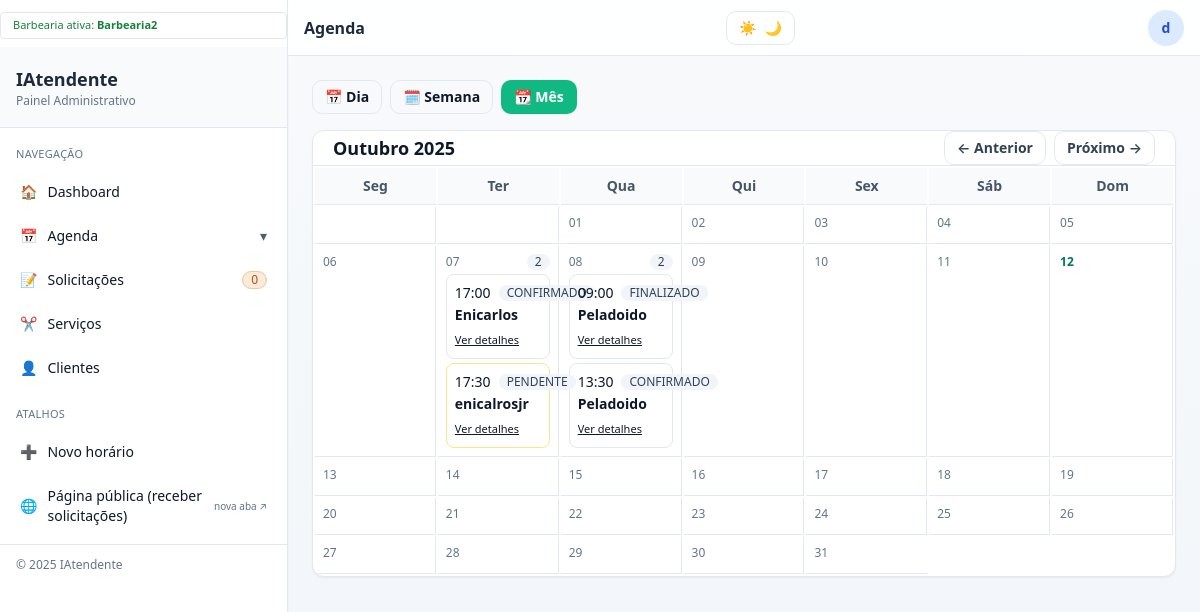
Page /barber2/agendamentos/mes/ (signed in) on the earlier database version.
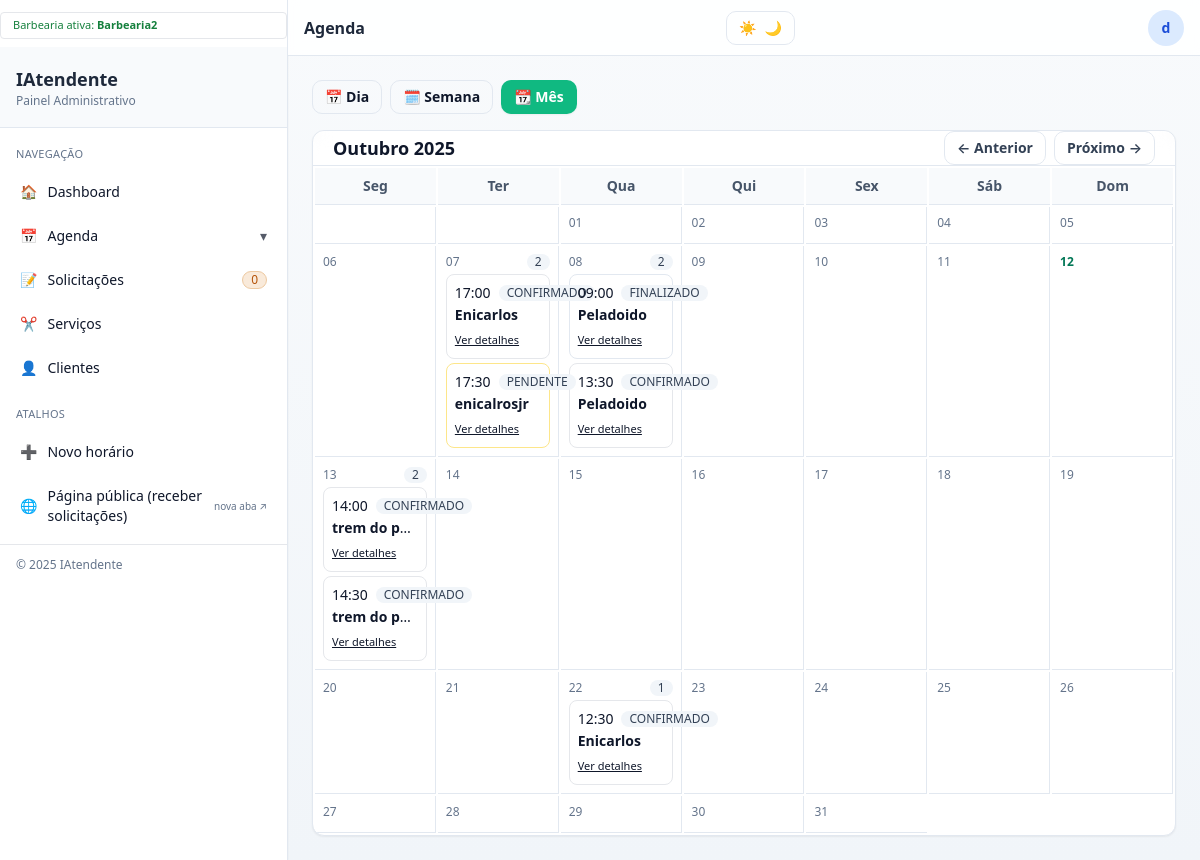
Same page on the later database version.
### agendamentos/models.py (models this page shows, shortened)
class Agendamento(models.Model):
    shop = models.ForeignKey(
        "barbearias.BarberShop",
        on_delete=models.CASCADE,
        related_name="agendamentos",
    )
    solicitacao = models.OneToOneField(
        "solicitacoes.Solicitacao",
        on_delete=models.SET_NULL,
        related_name="agendamento",
        null=True, blank=True,
    )
    cliente = models.ForeignKey(
        "clientes.Cliente",
        on_delete=models.SET_NULL,
        null=True, blank=True,
        related_name="agendamentos",
    )
    cliente_nome = models.CharField(max_length=120, blank=True)
    barbeiro = models.ForeignKey(
        User,
        on_delete=models.SET_NULL,
        blank=True, null=True,
        related_name="agendamentos",
        db_index=True,
    )
    servico = models.ForeignKey(
        "servicos.Servico",
        on_delete=models.SET_NULL,
        null=True, blank=True,
        related_name="agendamentos",
    )
    servico_nome = models.CharField(max_length=120, blank=True)
    preco_cobrado = models.DecimalField(max_digits=8, decimal_places=2, null=True, blank=True)
    inicio = models.DateTimeField()
    fim    = models.DateTimeField(null=True, blank=True)
    status = models.CharField(
        max_length=20,
        choices=StatusAgendamento.choices,
        default=StatusAgendamento.CONFIRMADO,  # nasce confirmado
    )
    observacoes = models.TextField(null=True, blank=True)
    created_at = models.DateTimeField(default=timezone.now, editable=False)
    updated_at = models.DateTimeField(auto_now=True)
    class Meta:
        ordering = ["inicio"]
        indexes = [
            models.Index(fields=["inicio"]),
            models.Index(fields=["status"]),
            models.Index(fields=["barbeiro", "inicio"]),
            models.Index(fields=["cliente", "inicio"]),
            models.Index(fields=["shop", "inicio"]),
        ]
        constraints = [
            models.CheckConstraint(
                name="ag_fim_gt_inicio_or_null",
                check=Q(fim__isnull=True) | Q(fim__gt=F("inicio")),
            ),
        ]

### agendamentos/views.py (the view)
# urls.py: path("mes/", views.agenda_mes, name="agenda_mes"),
@require_shop_member
@login_required
def agenda_mes(request, shop_slug):
    shop = get_object_or_404(BarberShop, slug=shop_slug)
    hoje = timezone.localdate()
    ref_date = _parse_date(request.GET.get("data", ""), hoje).replace(day=1)
    year, month = ref_date.year, ref_date.month
    first_weekday, num_days = monthrange(year, month)
    tz = timezone.get_current_timezone()
    start_dt = timezone.make_aware(datetime(year, month, 1, 0, 0, 0), tz)
    end_dt = start_dt + timedelta(days=num_days)
    barbeiro_param = (request.GET.get("barbeiro") or "").strip()
    target_user = None
    if barbeiro_param and barbeiro_param.isdigit():
        User = get_user_model()
        try:
            target_user = User.objects.get(pk=int(barbeiro_param))
        except Exception:
            target_user = None
    ag_qs = (
        Agendamento.objects
        .filter(shop=shop)
        .exclude(status=getattr(StatusAgendamento, "CANCELADO", None))
        .filter(inicio__isnull=False, inicio__gte=start_dt, inicio__lt=end_dt)
        .select_related("cliente", "servico")
    )
    if not is_manager(request) and not target_user:
        ag_qs = ag_qs.filter(Q(barbeiro=request.user) | Q(barbeiro__isnull=True))
    elif target_user:
        ag_qs = ag_qs.filter(Q(barbeiro=target_user) | Q(barbeiro__isnull=True))
    ag_intervals = _intervalos_agendamentos(ag_qs, tz)
    sol_items = []
    if HAS_SOL and SolicitacaoStatus:
        exclude_status = [
            getattr(SolicitacaoStatus, "CANCELADA", "CANCELADA"),
            getattr(SolicitacaoStatus, "NEGADA", "NEGADA"),
        ]
        sol_qs = (
            Solicitacao.objects
            .filter(shop=shop)
            .exclude(status__in=exclude_status)
            .filter(inicio__isnull=False, inicio__gte=start_dt, inicio__lt=end_dt)
            .select_related("cliente", "servico")
        )
        if not is_manager(request) and not target_user:
            sol_qs = sol_qs.filter(Q(barbeiro=request.user) | Q(barbeiro__isnull=True))
        elif target_user:
            sol_qs = sol_qs.filter(Q(barbeiro=target_user) | Q(barbeiro__isnull=True))
        sol_intervals = _intervalos_solicitacoes(sol_qs, tz)
        for s_start, s_end, sol in sol_intervals:
            status_txt = str(getattr(sol, "status", "PENDENTE")).upper()
            item = {
                "id": sol.id,
                "inicio": s_start,
                "fim": s_end,
                "cliente_nome": getattr(sol, "cliente_nome", None) or (getattr(sol, "cliente", None).nome if getattr(sol, "cliente", None) else getattr(sol, "nome", "—")),
                "servico_nome": getattr(sol, "servico_nome", None) or (getattr(sol, "servico", None).nome if getattr(sol, "servico", None) else "—"),
                "status": status_txt,
                "is_solicitacao": True,
                "kind": "solicitacao",
            }
            can_act = (is_manager(request) or getattr(sol, "barbeiro", None) in (None, request.user))
            item["can_act"] = bool(can_act and _status_is_pendente(status_txt))
            if item["can_act"]:
                item["confirm_url"] = reverse("solicitacoes:confirmar", args=[shop.slug, sol.id])
                item["deny_url"]    = reverse("solicitacoes:recusar",   args=[shop.slug, sol.id])
            sol_items.append(item)
    tmp = {ref_date + timedelta(days=i): [] for i in range(num_days)}
    for a_start, a_end, ag in ag_intervals:
        day_key = a_start.date()
        if day_key in tmp:
            tmp[day_key].append({
                "id": ag.id,
                "inicio": a_start,
                "fim": a_end,
                "cliente_nome": ag.cliente_nome or (ag.cliente.nome if ag.cliente else "—"),
                "servico_nome": ag.servico_nome or (ag.servico.nome if ag.servico else "—"),
                "status": ag.status,
                "is_solicitacao": False,
                "kind": "agendamento",
                "can_act": False,
            })
    for item in sol_items:
        day_key = item["inicio"].date()
        if day_key in tmp:
            tmp[day_key].append(item)
    for k in tmp.keys():
        tmp[k].sort(key=lambda it: it["inicio"])
    por_dia = OrderedDict(sorted(tmp.items(), key=lambda kv: kv[0]))
    blank_cells = list(range(first_weekday))
    dias_semana = ["Seg", "Ter", "Qua", "Qui", "Sex", "Sáb", "Dom"]
    prev_month = (ref_date.replace(day=1) - timedelta(days=1)).replace(day=1)
    next_month = (ref_date.replace(day=28) + timedelta(days=4)).replace(day=1)
    return render(request, "agendamentos/agenda_mes.html", {
        "title": "Agenda — Mês",
        "view": "mes",
        "ref_date": ref_date,
        "por_dia": por_dia,
        "blank_cells": blank_cells,
        "dias_semana": dias_semana,
        "prev_month": prev_month,
        "next_month": next_month,
        "shop": shop,
    })

### agendamentos/views.py (called while the page is built)
def _parse_date(s: str, default: date) -> date:
    try:
        return datetime.strptime(s, "%Y-%m-%d").date()
    except Exception:
        return default

def _intervalos_agendamentos(qs, tz):
    out = []
    for a in qs.order_by("inicio"):
        if not a.inicio:
            continue
        ini = timezone.localtime(a.inicio, tz)
        fim_calc = a.fim or _calc_fim(a.inicio, getattr(a, "servico", None))
        if not fim_calc:
            continue
        fim = timezone.localtime(fim_calc, tz)
        out.append((ini, fim, a))
    return out

def _status_is_pendente(status_val) -> bool:
    return str(status_val).upper() in {"PENDENTE", getattr(SolicitacaoStatus, "PENDENTE", "PENDENTE")}

def _intervalos_solicitacoes(qs, tz):
    out = []
    for s in qs.order_by("inicio"):
        if not s.inicio:
            continue
        ini = timezone.localtime(s.inicio, tz)
        fim_calc = getattr(s, "fim", None) or _calc_fim(s.inicio, getattr(s, "servico", None))
        if not fim_calc:
            continue
        fim = timezone.localtime(fim_calc, tz)
        out.append((ini, fim, s))
    return out

### agendamentos/templates/agendamentos/agenda_mes.html (shortened to what the changed rows need)
{% extends "painel/base.html" %}
{% block header %}Agenda{% endblock %}
{% block content %}
<div class="card overflow-hidden">
  <div class="flex items-center justify-between px-5 sm:px-6 py-4 border-b border-slate-200 bg-slate-50/70 backdrop-blur">
    <h2 class="text-lg font-semibold text-slate-900">{{ ref_date|date:"F Y" }}</h2>
  </div>
  <div class="overflow-x-auto">
    <table class="w-full table-fixed border-separate border-spacing-0 text-sm">
      <thead class="bg-slate-50">
        <tr>
          {% for label in dias_semana %}
            <th class="px-3 py-2 font-semibold text-slate-600 border-b border-slate-200">{{ label }}</th>
          {% endfor %}
        </tr>
      </thead>
      <tbody>
        {% now "Y-m-d" as today_str %}
        <tr>
          {% with blanks_len=blank_cells|length %}
          {% for dia, items in por_dia.items %}
            <td class="h-28 align-top border-b {% if not forloop.last %}border-r{% endif %} border-slate-200 bg-white p-2">
              <div class="flex items-center justify-between">
                <a href="{% url 'agendamentos:agenda_dia' shop.slug %}?dia={{ dia|date:'Y-m-d' }}"
                   class="text-xs {% if dia|date:'Y-m-d' == today_str %}font-semibold text-emerald-700{% else %}ia-text-muted{% endif %} hover:underline">
                  {{ dia|date:"d" }}
                </a>
                {% if items %}
                  <span class="pill bg-slate-100 text-slate-700 text-[10px]">{{ items|length }}</span>
                {% endif %}
              </div>
              <ul class="mt-1 space-y-1">
                {% for ag in items|slice:":4" %}
                  {% with st=ag.status|stringformat:"s"|upper %}
                    <li class="rounded-lg border p-2 text-[12px] hover:shadow-sm transition
                               {% if st in 'CONFIRMADA CONFIRMADO' %} border-blue-200 bg-blue-50/60
                               {% elif st == 'PENDENTE' %}        border-amber-200 bg-amber-50/60
                               {% elif st in 'NEGADA CANCELADA' %} border-rose-200 bg-rose-50/60
                               {% else %}                           border-slate-200 bg-white {% endif %}">
                      <div class="flex items-center justify-between gap-2">
                        <div class="font-medium text-slate-900">
                          {% if ag.inicio %}{{ ag.inicio|date:"H:i" }}{% else %}--:--{% endif %}
                        </div>
                        <span class="pill text-[10px]
                          {% if st in 'CONFIRMADA CONFIRMADO' %} bg-blue-100 text-blue-700
                          {% elif st == 'PENDENTE' %}            bg-amber-100 text-amber-800
                          {% elif st in 'NEGADA CANCELADA' %}     bg-rose-100 text-rose-700
                          {% else %}                               bg-slate-100 text-slate-700 {% endif %}">
                          {{ ag.status }}
                        </span>
                      </div>
                      <div class="mt-0.5 truncate">
                        <span class="font-semibold">
                          {% if ag.cliente and ag.cliente.nome %}
                            {{ ag.cliente.nome }}
                          {% elif ag.cliente_nome %}
                            {{ ag.cliente_nome }}
                          {% elif ag.nome %}
                            {{ ag.nome }}
                          {% elif ag.telefone %}
                            {{ ag.telefone }}
                          {% else %}
                            —
                          {% endif %}
                        </span>
                      </div>
                      <div class="mt-1">
                        <a href="{% url 'solicitacoes:detalhe' shop.slug ag.id %}" class="text-[11px] underline">Ver detalhes</a>
                      </div>
                    </li>
                  {% endwith %}
                {% endfor %}
              </ul>
            </td>
            {% with colpos=forloop.counter0|add:blanks_len %}
              {% if colpos|add:"1"|divisibleby:7 and not forloop.last %}
                </tr><tr>
              {% endif %}
            {% endwith %}
          {% endfor %}
          {% endwith %}
        </tr>
      </tbody>
    </table>
  </div>
</div>
{% endblock %}

Differences in the rows shown:
added Agendamento: status "CONFIRMADO", cliente_nome "trem do p…"
added Agendamento: status "CONFIRMADO", cliente_nome "trem do p…"
added Agendamento: status "CONFIRMADO", cliente_nome "Enicarlos"
Other differences:
new list line: "13 2 14:00 Ver detalhes 14:30 Ver detalhes"
new list line: "22 1 12:30 Ver detalhes"
list line gone: "13"
list line gone: "22"
